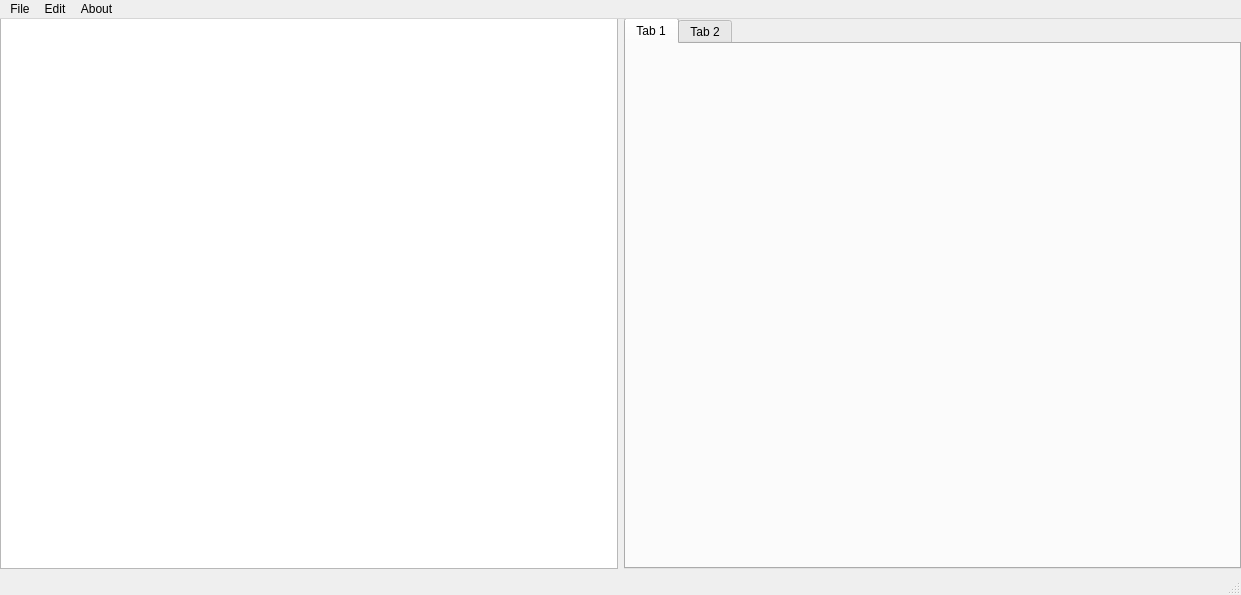
<?xml version="1.0" encoding="UTF-8"?>
<ui version="4.0">
 <class>GrapeW</class>
 <widget class="QMainWindow" name="GrapeW">
  <property name="geometry">
   <rect>
    <x>0</x>
    <y>0</y>
    <width>1241</width>
    <height>595</height>
   </rect>
  </property>
  <property name="windowTitle">
   <string>GrAPE</string>
  </property>
  <widget class="QWidget" name="centralwidget">
   <widget class="QWidget" name="horizontalLayoutWidget">
    <property name="geometry">
     <rect>
      <x>0</x>
      <y>-1</y>
      <width>1241</width>
      <height>551</height>
     </rect>
    </property>
    <layout class="QHBoxLayout" name="horizontalLayout">
     <item>
      <widget class="QTreeView" name="treeView"/>
     </item>
     <item>
      <layout class="QGridLayout" name="gridLayout"/>
     </item>
     <item>
      <widget class="QTabWidget" name="tabWidget">
       <widget class="QWidget" name="tab">
        <attribute name="title">
         <string>Tab 1</string>
        </attribute>
       </widget>
       <widget class="QWidget" name="tab_2">
        <attribute name="title">
         <string>Tab 2</string>
        </attribute>
       </widget>
      </widget>
     </item>
    </layout>
   </widget>
  </widget>
  <widget class="QMenuBar" name="menubar">
   <property name="geometry">
    <rect>
     <x>0</x>
     <y>0</y>
     <width>1241</width>
     <height>21</height>
    </rect>
   </property>
   <widget class="QMenu" name="menuGrAPE">
    <property name="title">
     <string>File</string>
    </property>
   </widget>
   <widget class="QMenu" name="menuAbout">
    <property name="title">
     <string>Edit</string>
    </property>
   </widget>
   <widget class="QMenu" name="menuAbout_2">
    <property name="title">
     <string>About</string>
    </property>
   </widget>
   <addaction name="menuGrAPE"/>
   <addaction name="menuAbout"/>
   <addaction name="menuAbout_2"/>
  </widget>
  <widget class="QStatusBar" name="statusbar"/>
 </widget>
 <resources/>
 <connections/>
</ui>
